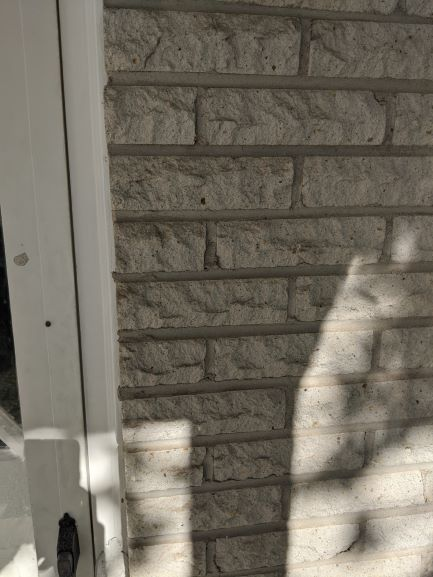
#> input picture image_sets/failure/downsize1.jpg, 433 x 577 px
$ python -i detectBlobs.py   (imports and definitions only)
#> lines starting #> are read from the running program, lines starting #| are printed output that depends on the picture; after the words box and inside, x2 and y2 are one past the last pixel; in counts of white or black regions, pixels touching at a corner belong together
import numpy as np
import math
import cv2
from scipy import ndimage
from matplotlib import pyplot as plt

# This code is taken and converted to Python from:
#
#   CMPSCI 670: Computer Vision, Fall 2014
#   University of Massachusetts, Amherst
#   Instructor: Subhransu Maji
#
# Part1:
#
#   DetectBlobs(...) detects blobs in the image using the Laplacian
#   of Gaussian filter. Blobs of different size are detected by scaling sigma
#   as well as the size of the filter or the size of the image. Downsampling
#   the image will be faster than upsampling the filter, but the decision of
#   how to implement this function is up to you.
#
#   For each filter scale or image scale and sigma, you will need to keep track of
#   the location and matching score for every blob detection. To combine the 2D maps
#   of blob detections for each scale and for each sigma into a single 2D map of
#   blob detections with varying radii and matching scores, you will need to use
#   Non-Max Suppression (NMS).
#
#   Additional Notes:
#       - We greyscale the input image for simplicity
#       - For a simple implementation of Non-Max-Suppression, you can suppress
#           all but the most likely detection within a sliding window over the
#           2D maps of blob detections (ndimage.maximum_filter may help).
#           To combine blob detections into a single 2D output,
#           you can take the max along the sigma and scale axes. If there are
#           still too many blobs detected, you can do a final NMS. Remember to
#           keep track of the blob radii.
#       - A tip that may improve your LoG filter: Normalize your LoG filter
#           values so that your blobs detections aren't biased towards larger
#           filters sizes
#
#   You can qualitatively evaluate your code using the evalBlobs.py script.
#
# Input:
#   im             - input image
#   sigma          - base sigma of the LoG filter
#   num_intervals  - number of sigma values for each filter size
#   threshold      - threshold for blob detection
#
# Output:
#   blobs          - n x 4 array with blob in each row in (x, y, radius, score)
#
def DetectBlobs(
    im,
    sigma = 3,
    num_octaves = 3,
    num_intervals = 12,
    threshold = 1e-4
    ):

    # Convert image to grayscale and convert it to double [0 1].
    if len(im.shape) > 2:
        im = cv2.cvtColor(im, cv2.COLOR_BGR2GRAY)/255

    # YOUR CODE STARTS HERE
    # Compute filters to be applied later
    size = int(sigma * 6)
    full_im = np.zeros(np.shape(im))
    inter_im = np.zeros(np.shape(im))
    ref_radius = np.zeros(np.shape(im))
    inter_radius = np.zeros(np.shape(im))
    radii = np.zeros(num_intervals)

    # calculate filters for each value k
    filters = []
    for i in range(0, num_intervals):
        k = pow(2, (i / num_intervals))
        filter_size = int(k * size)

        if filter_size % 2 == 0:
            filter_size = filter_size + 1
        filters.append(laplacian(k * sigma, filter_size))
        radii[i] = math.sqrt(2) * k * (sigma)


#####################################################################
    # Apply filters for all intervals and octaves
    for i in range(0, num_octaves):
        for j in range(0, num_intervals):
            k = pow(2, j/num_intervals)

            # downsize if necessary
            resize_factor = 1 / (pow(2, i))
            height, width = np.shape(im)
            height = int(height * resize_factor)
            width = int(width * resize_factor)
            dsize = (width, height)
            temp_im = cv2.resize(im, dsize)

            # convolve absolute power and normalize
            temp_im = ndimage.convolve(temp_im, filters[j],mode='constant')

            temp_im = nms(temp_im, sigma * k * 2**i)

            # Resize to larger image
            height, width = np.shape(im)
            dsize = (width, height)
            temp_im = cv2.resize(temp_im, dsize)


            # magnitude of response
            temp_im = np.square(temp_im)

            # find max value at all positions
            xrange, yrange = np.shape(temp_im)
            for x in range(xrange):
                for y in range(yrange):
                    if temp_im[x][y] > inter_im[x][y]:
                        inter_im[x][y] = temp_im[x][y]
                        inter_radius[x][y] = radii[j] * pow(2, i)

        inter_im = nms(inter_im, sigma * pow(2,i))

        # find max value at all positions
        xrange,yrange = np.shape(inter_im)
        for x in range(xrange):
            for y in range(yrange):
                if inter_im[x][y] > full_im[x][y]:
                    full_im[x][y] = inter_im[x][y]
                    ref_radius[x][y] = inter_radius[x][y]
    # another filter for the layers of filters
    full_im = nms(full_im, 4)

    blobs = np.array([[0, 0, 0, 0]])

    xrange, yrange = np.shape(full_im)
    for x in range(xrange):
        for y in range(yrange):
            if full_im[x][y] > threshold:
                new_blob = np.array((x, y, ref_radius[x][y], full_im[x][y]))
                blobs = np.vstack((blobs, new_blob))
    return blobs[1:]

def nms(im, sigma):
    filter = ndimage.maximum_filter(im, size=int(sigma*math.sqrt(2)))
    filter = (im - filter)
    xrange, yrange = np.shape(im)
    for x in range(0, xrange):
        for y in range(0, yrange):
            if filter[x][y] != 0:
                im[x][y] = 0
    return im


# Computes a laplacian filter given inputs sigma and a size for the filter
def laplacian(sigma, size):
    laplacian_filter = np.zeros((size,size))
    center = int(size / 2)
    g = gaussian(sigma, size)
    for x in range(0, size):
        for y in range(0, size):
            laplacian_filter[x][y] = (pow(x - center, 2) + pow(y - center, 2) - 2*sigma**2) / (math.pow(sigma, 4))

    laplacian_filter = laplacian_filter * g
    laplacian_filter = laplacian_filter - np.mean(laplacian_filter)
    return laplacian_filter


#computes a gaussian filter given inputs sigma and size of the filter
def gaussian(sigma, size):
    gaussian_filter = np.zeros((size, size))
    center = int(size / 2)
    for x in range(0, size):
        for y in range(0, size):
            gaussian_filter[x][y] = (1/(2*math.pi*sigma**2))*math.exp(-1*((x-center)**2 + (y-center)**2)/(2*sigma**2))
    gaussian_filter = gaussian_filter/np.sum(gaussian_filter)
    return gaussian_filter

>>> import cv2
>>> picture = cv2.imread('image_sets/failure/downsize1.jpg')
#> picture is the input picture: shape (577, 433, 3); mean B, G, R 97.7, 109.5, 115.5
>>> result = DetectBlobs(picture)
#> after the loop in DetectBlobs, `for i in range(0, num_octaves):`:
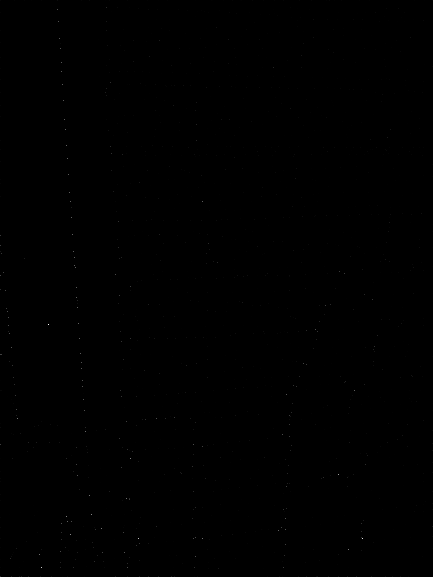
#> full_im: shape (577, 433) float64; min 0, max 0.00061, mean 2.16e-07; drawn with min black and max white
#> after the loop in DetectBlobs, `for i in range(0, num_octaves):`:
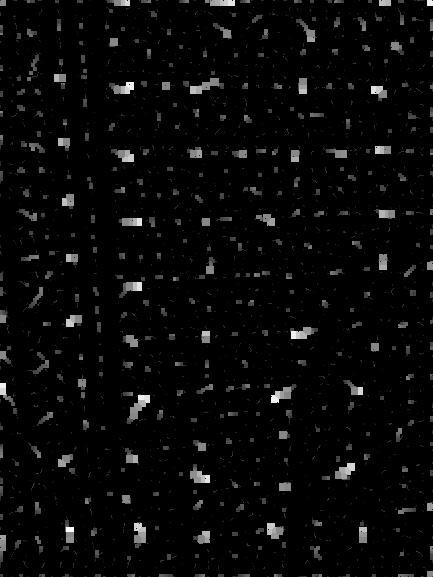
#> inter_radius: shape (577, 433) float64; min 0, max 32.04, mean 1.1; drawn with min black and max white
#> in nms (call 40), `filter = ndimage.maximum_filter(im, size=int(sigma*math.sqrt(2)))`:
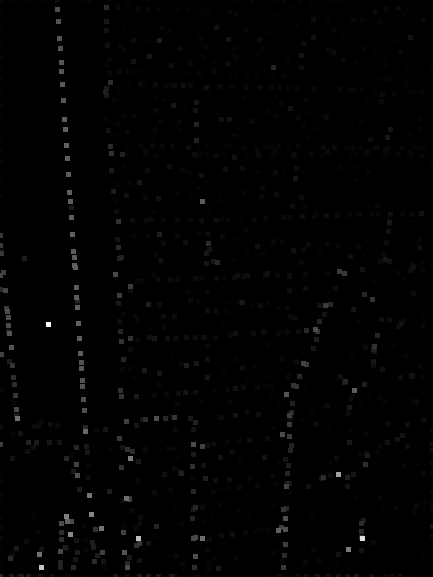
#> filter: shape (577, 433) float64; min 0, max 0.00061, mean 5.05e-06; drawn with min black and max white
#> in nms (call 40), `filter = (im - filter)`:
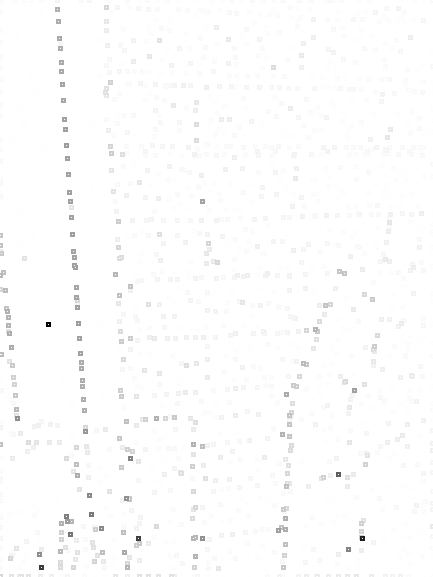
#> filter: shape (577, 433) float64; min -0.00061, max 0, mean -4.84e-06; drawn with min black and max white
#> after the loop in nms (call 40), `for x in range(0, xrange):`: im: shape (577, 433) float64; 0.04% of pixels changed, all inside (x1, y1, x2, y2) = (0, 0, 433, 577)
#> result = 142 rows, first 6: [9, 57, 4.24, 0.000186], [21, 58, 4.24, 0.000197], [38, 59, 4.24, 0.000201], [48, 60, 4.24, 0.000193], [62, 61, 4.24, 0.000204], [71, 61, 4.24, 0.000206]

$ run again, on image_sets/failure/downsize2.jpg
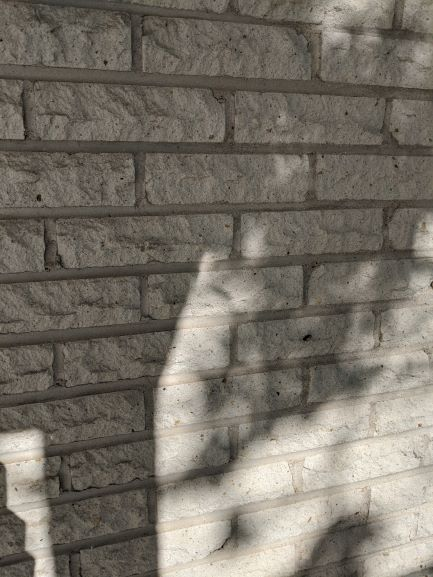
#> input picture image_sets/failure/downsize2.jpg, 433 x 577 px
#> picture is the input picture: shape (577, 433, 3); mean B, G, R 103.4, 113.3, 119.7
#> after the loop in DetectBlobs, `for i in range(0, num_octaves):`:
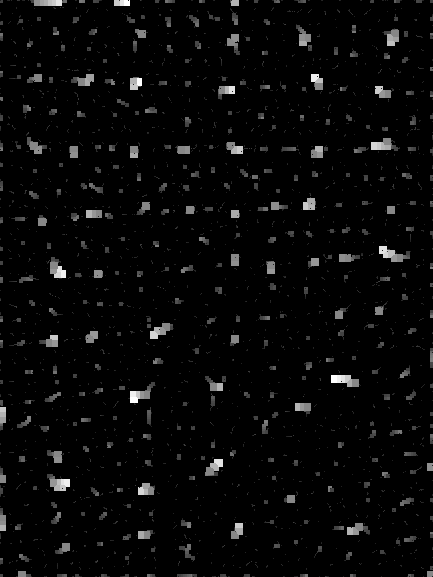
#> inter_radius: shape (577, 433) float64; min 0, max 32.04, mean 1; drawn with min black and max white
#> in nms (call 40), `filter = (im - filter)`:
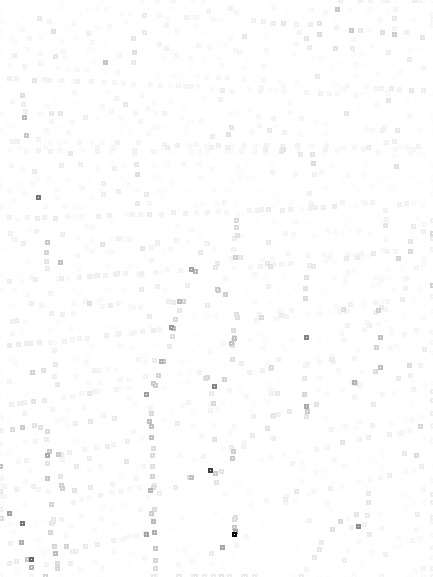
#> filter: shape (577, 433) float64; min -0.000643, max 0, mean -4.39e-06; drawn with min black and max white
#> result = 79 rows, first 6: [9, 337, 4.24, 0.00014], [30, 351, 4.24, 0.000144], [34, 394, 16.97, 0.000125], [62, 105, 4.24, 0.00015], [117, 24, 4.24, 0.000172], [135, 26, 4.24, 0.00014]
